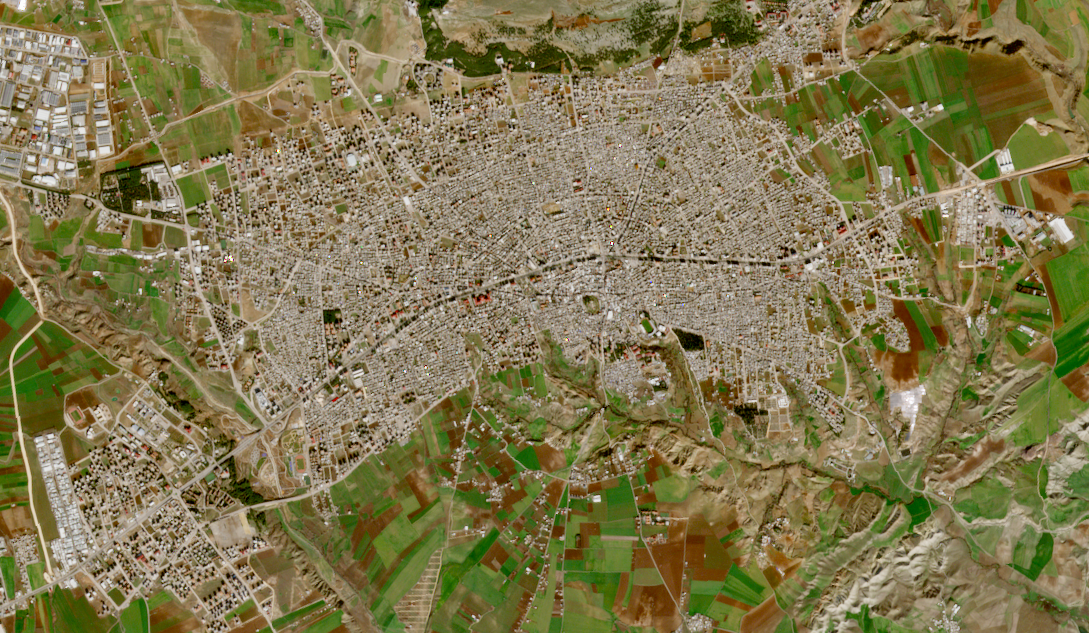
#> input picture Deneme/Image/before.png, 1089 x 633 px
$ python Deneme3.py
#> lines starting #> are read from the running program, lines starting #| are printed output that depends on the picture
from PIL import Image
import cv2
import numpy as np

# İlk görüntüyü yükle
img1 = Image.open('../Deneme/Image/before.png')
#> img1 is the input picture: PIL image 1089x633 RGBA; mean R, G, B, A 128.2, 119.4, 78.2, 255

# İkinci görüntüyü yükle
img2 = Image.open('../Deneme/Image/after.png')
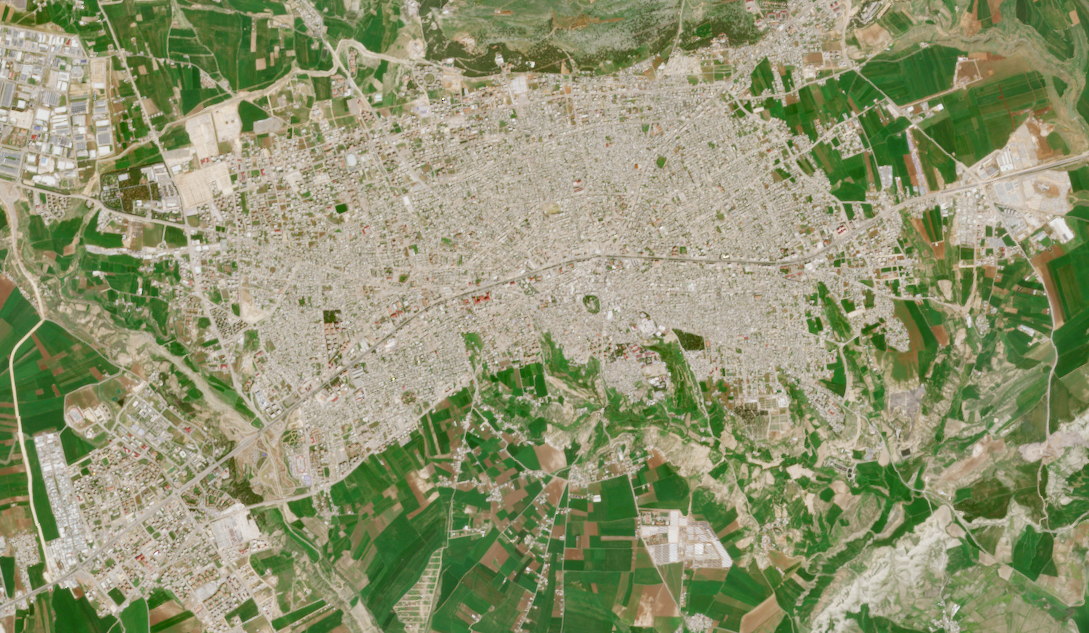
#> input picture Deneme/Image/after.png, 1089 x 633 px
#> img2 is the input picture: PIL image 1089x633 RGBA; mean R, G, B, A 141.7, 146.8, 111.7, 255

# Görüntüleri NumPy dizilerine dönüştür
img1_np = np.array(img1)
img2_np = np.array(img2)

# Gri tonlamalı görüntüleri elde et
img1_gray = cv2.cvtColor(img1_np, cv2.COLOR_BGR2GRAY)
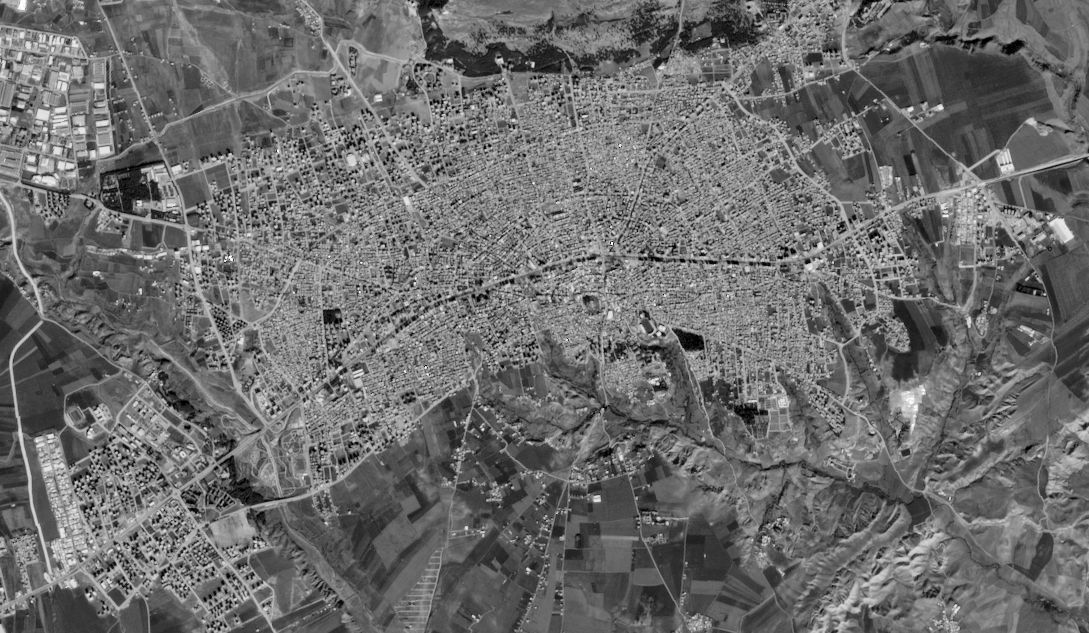
#> img1_gray: shape (633, 1089); min 0, max 253, mean 108.1
img2_gray = cv2.cvtColor(img2_np, cv2.COLOR_BGR2GRAY)
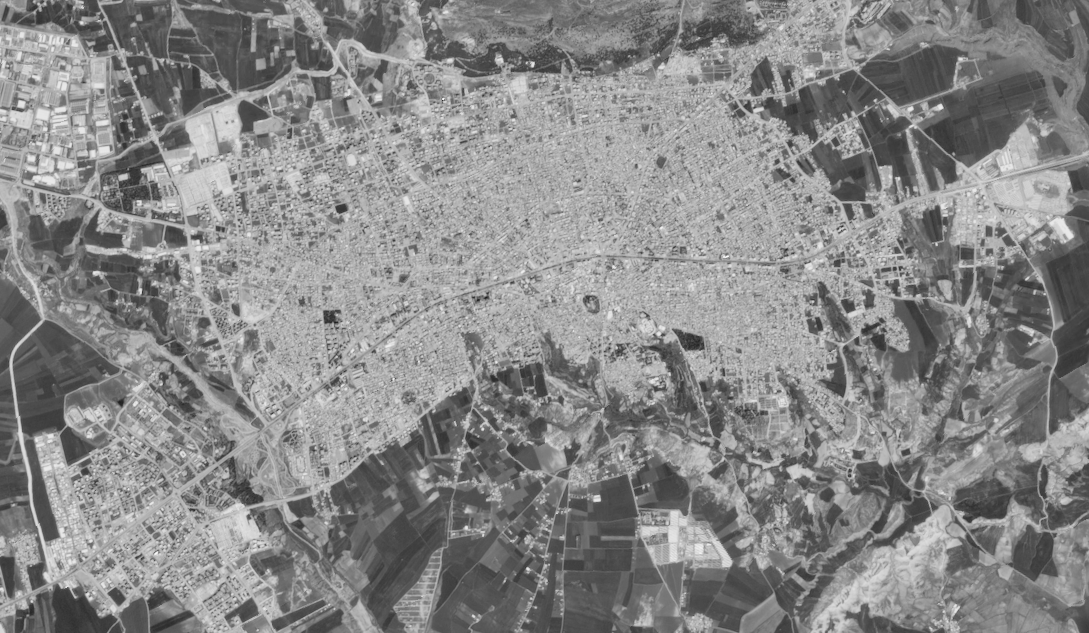
#> img2_gray: shape (633, 1089); min 28, max 252, mean 135.7

# Fark görüntüsünü elde et
img_diff = cv2.absdiff(img1_gray, img2_gray)
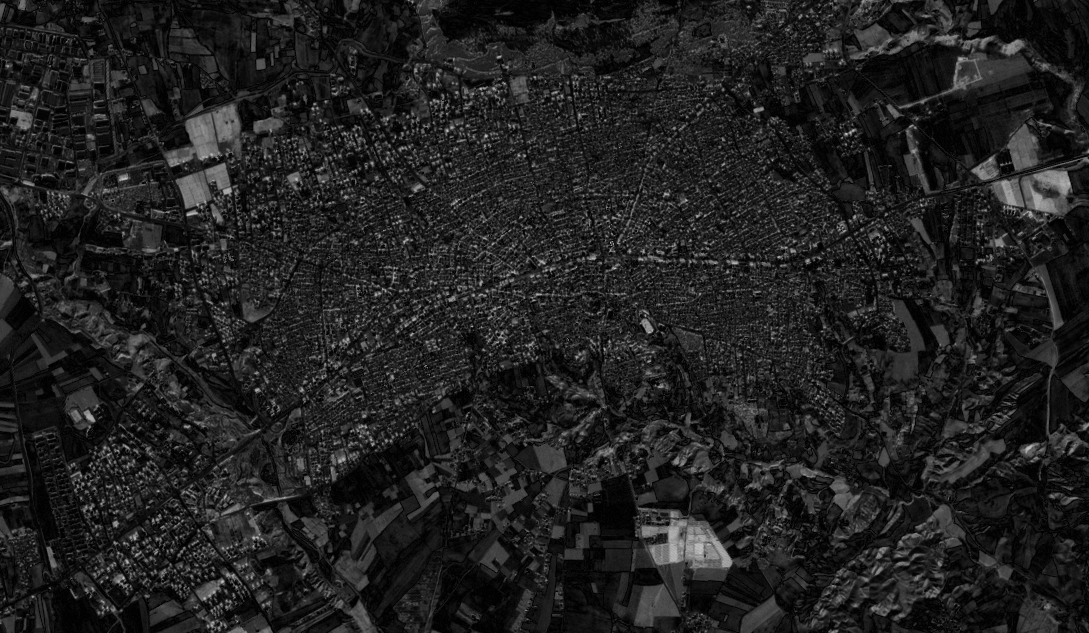
#> img_diff: shape (633, 1089); min 0, max 200, mean 32.7

# Canny kenar tespiti uygula
edges = cv2.Canny(img_diff, 50, 150)
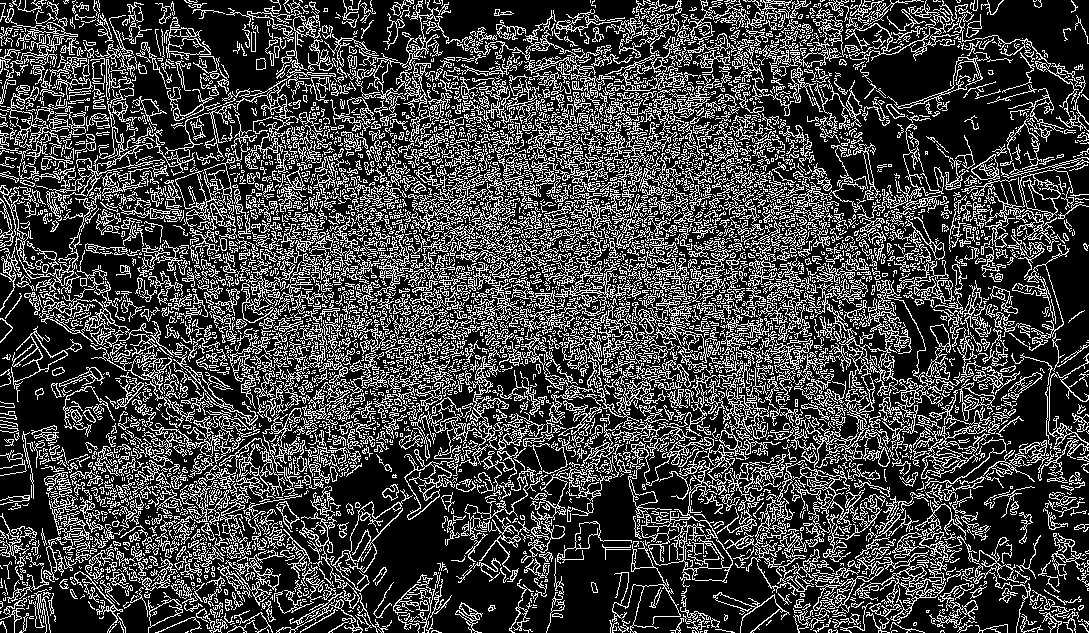
#> edges: shape (633, 1089); 26.2% white in thin lines or dots

# Sonucu PIL formatında kaydet
result = Image.fromarray(edges)
result.show()
